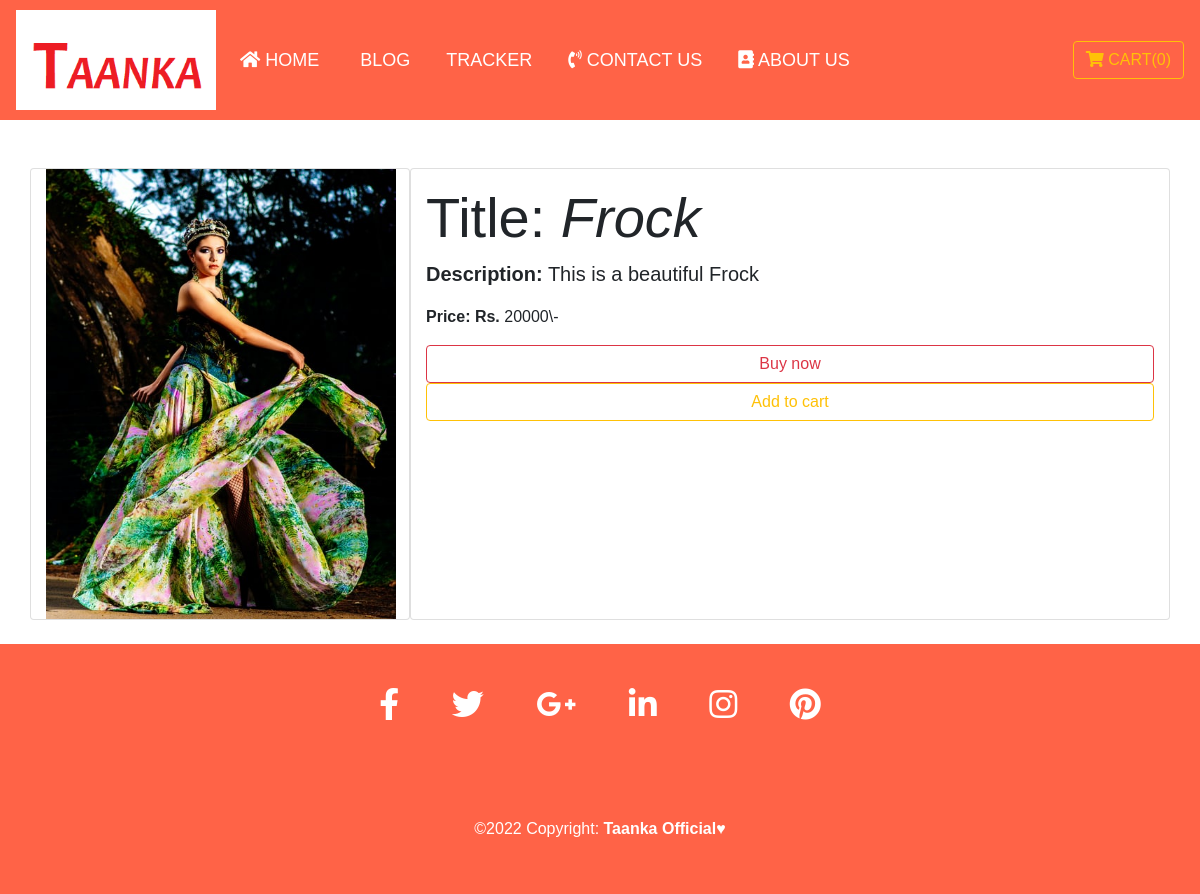
Screenshot of /shop/product/12 with the database file from the repository.
### shop/models.py (models this page shows, shortened)
class Product(models.Model):
    product_id = models.AutoField
    product_name = models.CharField(max_length=50)
    category = models.CharField(max_length=50, default='')
    subCategory = models.CharField(max_length=50, default='')
    price = models.IntegerField(default=0)
    desc = models.CharField(max_length=300)
    pub_date = models.DateField()
    image = models.ImageField(upload_to='shop/images', default='')

### shop/views.py (the view)
# urls.py: path('shop/product/<int:id>', views.productView, name='ProductView'),
def productView(request, id):
    product = Product.objects.filter(id=id)
    return render(request, 'shop/prodview.html', {'product': product[0]})

### shop/templates/shop/prodview.html (shortened to what this page needs)
{% extends 'shop/basic.html' %}
  {% block body %}
<div class="container">
  <div class=" row my-4">
    <div class="col-md-4 card">
        <img src="/media/{{product.image}}" style="width:350px; height:450px;" />
    </div>
    <div class="col-md-8 card " style="padding:15px; ">
      <h5 class="display-4">Title: <i>{{product.product_name}}</i></h5>
      <p style="font-size:20px;"><b>Description:</b> {{product.desc}} </p>
      <p> <b>Price: Rs.</b> {{product.price}}\- </p>
       <button class="btn btn-outline-danger ">Buy now</button>
      <button class="btn btn-outline-warning">Add to cart</button>
    </div>
  </div>
</div>
  {% endblock %}

### rows the page displays
Product: image (picture), product_name "Frock", desc "This is a beautiful Frock", price "20000"
